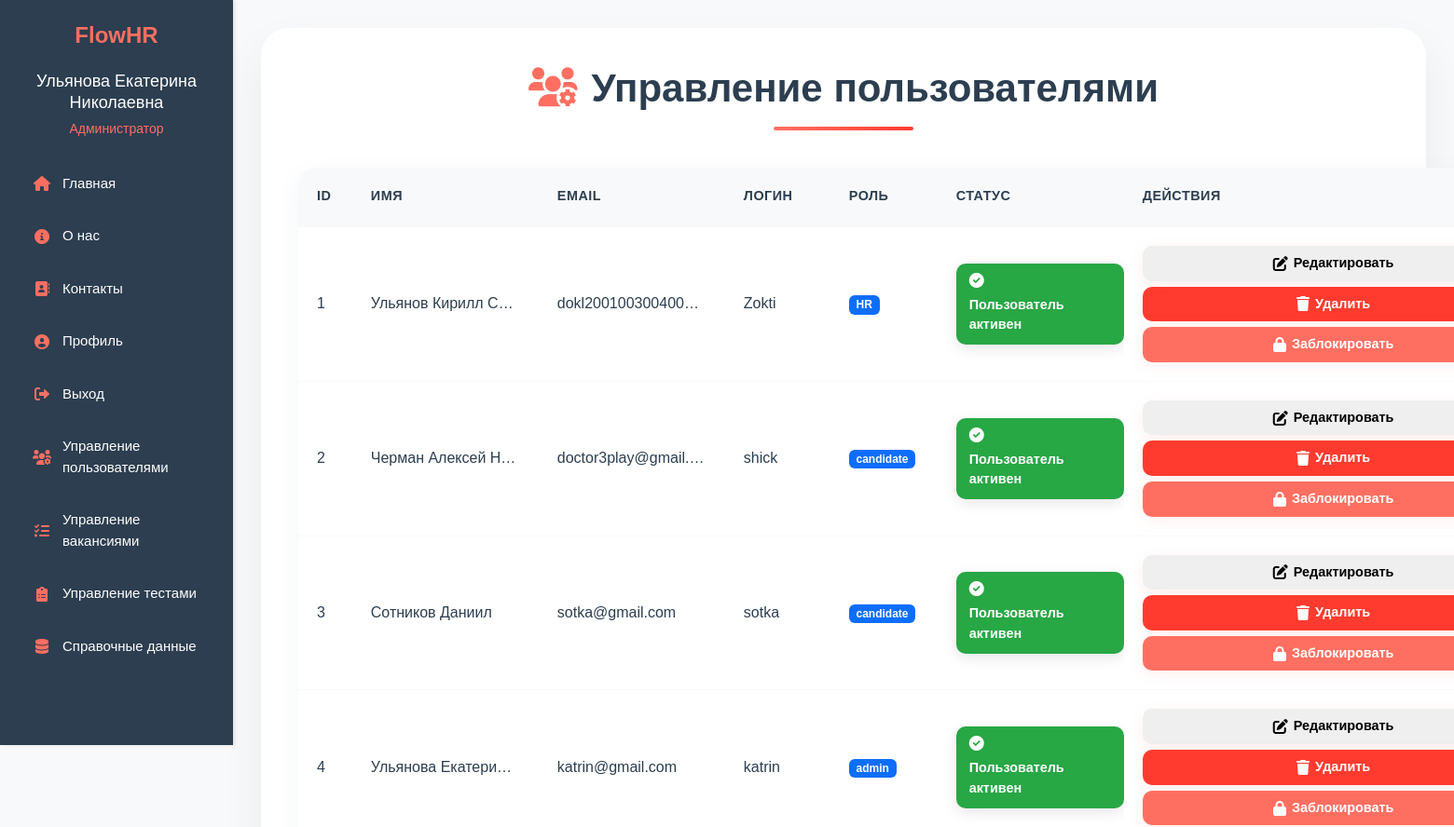
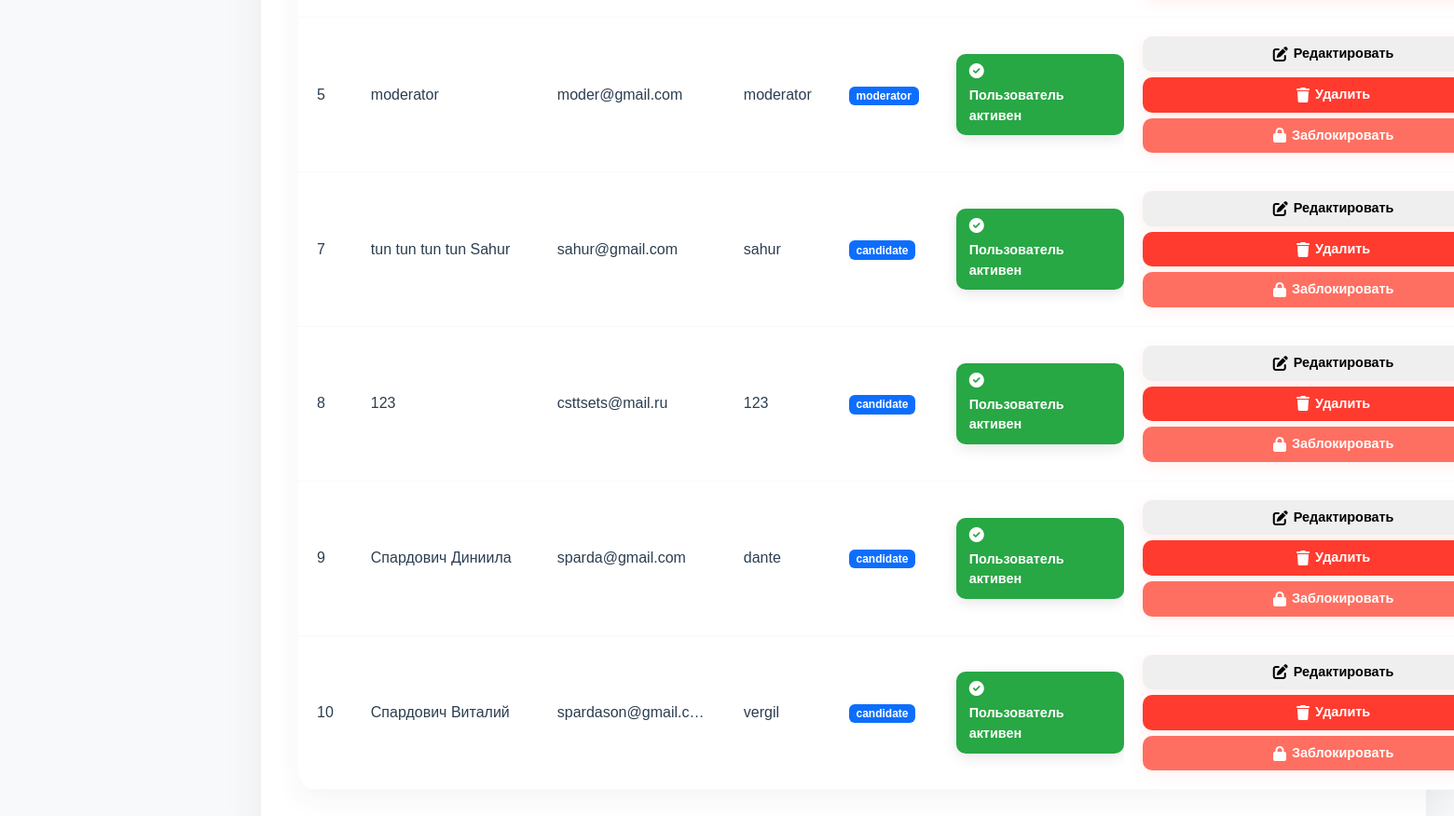
/Admin/manage_users.php (signed in), run on the app's committed database (2 pictures, top to bottom).
### tables this page shows
CREATE TABLE `users` (
  `id` int NOT NULL,
  `name` varchar(255) NOT NULL,
  `email` varchar(255) NOT NULL,
  `login` varchar(100) NOT NULL,
  `password` varchar(255) NOT NULL,
  `role` enum('HR','candidate','admin','moderator') NOT NULL,
  `created_at` timestamp NULL DEFAULT CURRENT_TIMESTAMP,
  `avatar` varchar(255) DEFAULT 'default_avatar.png',
  `is_blocked` tinyint(1) DEFAULT '0',
  `blocked_until` timestamp NULL DEFAULT NULL,
  `age` int DEFAULT NULL,
  `phone` varchar(20) DEFAULT NULL,
  `city` varchar(100) DEFAULT NULL,
  `profile_completion` int DEFAULT '0'
);

### Admin/manage_users.php (the view, shortened to what this page needs)
<?php
require '../includes/config.php';
$users_query = "SELECT id, name, email, login, role, is_blocked, blocked_until FROM users";
$users_result = $pdo->query($users_query);
$users = $users_result->fetchAll();
?>
<!DOCTYPE html>
<html lang="ru">
<head>
    <link rel="stylesheet" href="https://cdn.jsdelivr.net/npm/bootstrap@5.3.0/dist/css/bootstrap.min.css">
    <link rel="stylesheet" href="https://cdnjs.cloudflare.com/ajax/libs/font-awesome/6.0.0/css/all.min.css">
</head>
<body>
    <?php include '../includes/header.php'; ?>
    <div class="container">
        <h1><i class="fas fa-users-cog"></i>Управление пользователями</h1>
        <table class="table">
            <thead>
                <tr>
                    <th>ID</th>
                    <th>Имя</th>
                    <th>Email</th>
                    <th>Логин</th>
                    <th>Роль</th>
                    <th>Статус</th>
                    <th>Действия</th>
                </tr>
            </thead>
            <tbody>
                <?php foreach ($users as $user): ?>
                    <tr>
                        <td><?= htmlspecialchars($user['id']) ?></td>
                        <td><?= htmlspecialchars($user['name']) ?></td>
                        <td><?= htmlspecialchars($user['email']) ?></td>
                        <td><?= htmlspecialchars($user['login']) ?></td>
                        <td>
                            <span class="badge bg-primary"><?= htmlspecialchars($user['role']) ?></span>
                        </td>
                        <td>
                            <?php if ($user['is_blocked']): ?>
                                <span class="status-badge status-blocked">
                                    <div>
                                        <i class="fas fa-lock"></i> Пользователь заблокирован
                                    </div>
                                    <div class="blocked-info">
                                        До: <?= htmlspecialchars($user['blocked_until']) ?>
                                    </div>
                                </span>
                            <?php else: ?>
                                <span class="status-badge status-active">
                                    <i class="fas fa-check-circle"></i> Пользователь активен
                                </span>
                            <?php endif; ?>
                        </td>
                        <td>
                            <div class="actions-container">
                                <button class="btn-action" data-bs-toggle="modal" data-bs-target="#editUserModal"
                                        data-user-id="<?= $user['id'] ?>"
                                        data-user-name="<?= htmlspecialchars($user['name']) ?>"
                                        data-user-email="<?= htmlspecialchars($user['email']) ?>"
                                        data-user-role="<?= htmlspecialchars($user['role']) ?>">
                                    <i class="fas fa-edit"></i> Редактировать
                                </button>
                                <button class="btn-action btn-delete" data-bs-toggle="modal" data-bs-target="#deleteUserModal"
                                        data-user-id="<?= $user['id'] ?>">
                                    <i class="fas fa-trash"></i> Удалить
                                </button>
                                <?php if ($user['is_blocked']): ?>
                                    <button class="btn-action btn-unblock" data-bs-toggle="modal" data-bs-target="#unblockUserModal"
                                            data-user-id="<?= $user['id'] ?>">
                                        <i class="fas fa-unlock"></i> Разблокировать
                                    </button>
                                <?php else: ?>
                                    <button class="btn-action btn-block" data-bs-toggle="modal" data-bs-target="#blockUserModal"
                                            data-user-id="<?= $user['id'] ?>">
                                        <i class="fas fa-lock"></i> Заблокировать
                                    </button>
                                <?php endif; ?>
                            </div>
                        </td>
                    </tr>
                <?php endforeach; ?>
            </tbody>
        </table>
    </div>
</body>
</html>

### Admin/manage_users.php (style rules this page uses)
body { font-family: 'Arial', sans-serif; background: #F8F9FA; color: #2C3E50; padding: 30px; margin-left: 250px; min-height: 100vh; }
.container { max-width: 1400px; margin: 0 auto; padding: 40px; background: #FFFFFF; border-radius: 30px; box-shadow: 0 20px 40px rgba(44, 62, 80, 0.08); animation: fadeIn 0.5s ease; }
h1 { color: #2C3E50; text-align: center; margin: 0 0 40px; font-size: 42px; font-weight: 800; position: relative; padding-bottom: 20px; animation: slideDown 0.5s ease; }
h1:after { content: ''; position: absolute; bottom: 0; left: 50%; transform: translateX(-50%); width: 150px; height: 4px; background: linear-gradient(90deg, #FF6F61, #FF3B2F); border-radius: 2px; }
h1 i { margin-right: 15px; color: #FF6F61; animation: rotateIn 0.5s ease; }
.table { background: #FFFFFF; border-radius: 20px; box-shadow: 0 10px 30px rgba(44, 62, 80, 0.05); border: none; overflow: hidden; margin-top: 30px; }
.table th { background: #F8F9FA; color: #2C3E50; font-weight: 600; text-transform: uppercase; font-size: 0.9rem; letter-spacing: 0.5px; padding: 20px; border-bottom: 2px solid #F8F9FA; }
.table td { padding: 20px; vertical-align: middle; border-bottom: 1px solid #F8F9FA; transition: all 0.3s ease; color: #2C3E50; max-width: 200px; overflow: hidden; text-overflow: ellipsis; white-space: nowrap; }
.table td:last-child { max-width: none; min-width: 450px; }
.actions-container { display: flex; flex-direction: column; gap: 6px; min-width: 180px; }
.btn-action { padding: 8px 16px; border: none; border-radius: 10px; font-size: 0.9rem; font-weight: 600; cursor: pointer; transition: all 0.3s ease; display: inline-flex; align-items: center; gap: 6px; width: 100%; justify-content: center; box-shadow: 0 4px 15px rgba(255, 111, 97, 0.1); }
.btn-action i { font-size: 1rem; transition: transform 0.3s ease; }
.btn-delete { background: #FF3B2F; color: #FFFFFF; }
.btn-block { background: #FF6F61; color: #FFFFFF; }
.status-badge { padding: 8px 12px; border-radius: 10px; font-weight: 600; display: inline-flex; align-items: center; gap: 8px; text-align: left; min-width: 180px; max-width: 180px; font-size: 0.9rem; box-shadow: 0 4px 15px rgba(0, 0, 0, 0.1); white-space: normal; word-wrap: break-word; }
.status-active { background: #28a745; color: #FFFFFF; border: 2px solid #28a745; flex-wrap: wrap; }
.status-active i { font-size: 1rem; }

### includes/header.php (style rules this page uses)
body { margin-left: 250px !important; transition: margin-left 0.3s ease !important; min-height: 100vh !important; overflow-x: hidden !important; }
.fa-home, .fa-info-circle, .fa-map-marker-alt, .fa-sign-in-alt, .fa-user, .fa-sign-out-alt, .fa-comments, .fa-file-alt, .fa-briefcase, .fa-plus-circle, .fa-users, .fa-chart-line, .fa-clipboard-list, .fa-user-check, .fa-users-cog, .fa-tools, .fa-clipboard-check { color: #FF6F61 !important; transition: all 0.3s ease !important; }

### data on the page
users: id "1", name "Ульянов Кирилл С…", email "dokl200100300400…", login "Zokti", role "HR", is_blocked 0 (drawn)
users: id "2", name "Черман Алексей Н…", email "doctor3play@gmail.…", login "shick", role "candidate", is_blocked 0 (drawn)
users: id "3", name "Сотников Даниил", email "sotka@gmail.com", login "sotka", role "candidate", is_blocked 0 (drawn)
users: id "4", name "Ульянова Екатери…", email "katrin@gmail.com", login "katrin", role "admin", is_blocked 0 (drawn)
users: id "5", name "moderator", email "moder@gmail.com", login "moderator", role "moderator", is_blocked 0 (drawn)
users: id "7", name "tun tun tun tun Sahur", email "sahur@gmail.com", login "sahur", role "candidate", is_blocked 0 (drawn)
users: id "8", name "123", email "csttsets@mail.ru", login "123", role "candidate", is_blocked 0 (drawn)
users: id "9", name "Спардович Диниила", email "sparda@gmail.com", login "dante", role "candidate", is_blocked 0 (drawn)
users: id "10", name "Спардович Виталий", email "spardason@gmail.c…", login "vergil", role "candidate", is_blocked 0 (drawn)

### other printed values
$user_name "Ульянова Екатерина Николаевна"
$roleText "Администратор"
